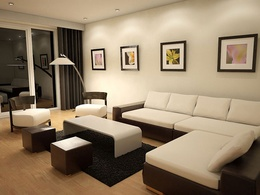
%> input picture AC_segmentation/salon.jpg, 260 x 195 px, shrunk from 680 x 510 before the run
$ octave AC_segmentation.m   (GNU Octave 9; MATLAB toolbox functions it lacks are replaced by stand-ins)
%> lines starting %> are read from the running program, lines starting %| are printed output that depends on the picture; in (x1, y1, x2, y2) boxes, pixels count from 0 and x2, y2 are one past the last pixel; in counts of white or black regions, pixels touching at a corner belong together; the program's own positions count from 1; long printed decimals are rounded
### AC_segmentation/Mlaplacien2.m
function [a0,M,N] = Mlaplacien2(n,order)
%approximation compacte de '-Delta' a l'ordre 4 + neumann homog�ne
% n : nombre de discr�tisation en espace
    h=1/(n+1);

if order == 4
    M=eye(n+2,n+2)+1/10*diag(ones(n+1,1),1)+1/10*diag(ones(n+1,1),-1);
    M=sparse(M);

    N=(-12/5*eye(n+2,n+2)+6/5*diag(ones(n+1,1),1)+6/5*diag(ones(n+1,1),-1));
    N(1,1)=-2681/480;
    N(1,2)=23/3;
    N(1,3)=-113/40;
    N(1,4)=13/15;
    N(1,5)=-59/480;
    N(end,end)=N(1,1);
    N(end,end-1)=N(1,2);
    N(end,end-2)=N(1,3);
    N(end,end-3)=N(1,4);
    N(end,end-4)=N(1,5);
    N=-N/(h^2);
    a0=33/(40*h*h);
else
    M=speye(n+2,n+2);
    N=2*sparse(eye(n+2,n+2))-diag(ones(n+1,1),1)-diag(ones(n+1,1),-1);
    N(1,1)=1; N(end,end)=1;
    N=N./(h^2);
    a0=1;


    A=sparse(diag(-2*ones(n+2,1))+diag(ones(n+1,1),1)+diag(ones(n+1,1),-1));
    A(1,2)=2; A(end,end-1)=2;
    N=-A./(h^2);
end

### AC_segmentation/fig_placier.m
function [] = fig_placier

% fig_placier; (ex position.m)
% Ce programme positionne les figures presentes dans l'ecran
%
% GGB 27-03-99, 2h12
% modif 16-08-2000 : tout ecran, autant de figures qu'il y en a
% adapt. s.felix, 2004.10
% modified 30-10-04 for pbg4 with screen 1280x854

set(0,'Units','normalized')
%Screen = get(0,'ScreenSize');
xyratio=0.6672;
Screen=[0 0 xyratio 1];

% quelles figures sont ouvertes ?
if nargin<3 fenetres = sort(get(0,'children')); end

% combien de lignes, combien de colonnes pour les repartir ?
n_fig = length(fenetres);
if n_fig <= 6 nfigrow = 2;
else nfigrow = ceil(sqrt(n_fig));
end
nfigcol = ceil(n_fig/nfigrow);

% l'ordre de "fenetres" est modifie pour que les figures soit disposees "dans l'ordre"
for k = 1:nfigrow-1
fenetres((k-1)*nfigcol+1:nfigcol+(k-1)*nfigcol) = fenetres(nfigcol+(k-1)*nfigcol:-1:(k-1)*nfigcol+1);
end
fenetres((nfigrow-1)*nfigcol+1:length(fenetres)) = fenetres(length(fenetres):-1:(nfigrow-1)*nfigcol+1);

% vecteur des positions
% Corrections pour ne pas que la fenetre sorte de l'ecran faite manuellement (_o_)
border = 0;
header = 0.09;
xoffset = 0; % offset 淌 partir de la gauche
yoffset = 0.0; % ofset 淌 partir du bas

hspace = Screen(3)/100;
vspace = Screen(4)/100;

WinWd = (Screen(3)-xoffset)/nfigcol-2*(border+hspace);
WinHt = (Screen(4)-yoffset)/nfigrow-(header+2*vspace);

for k = 1:n_fig
x = xyratio-(rem(k-1,nfigcol)+1)*(WinWd+2*border+hspace);
y = 1-((1+floor((k-1)/nfigcol))*(WinHt+2*border+vspace+header));
pos = [x y WinWd WinHt];
set(fenetres(k),'Units','normalized')
figure(fenetres(k));
set(fenetres(k),'Position',pos);
end

### AC_segmentation/AC_segmentation.m
clc;
clear all;
close all;

%% *** OPTIONS ************************************************************
film='no';
image='salon';

%% *** STABILITY DATA *****************************************************
ddt=10^-5;
epsilon=.01;
tau=50;
itermax=20;
lambda=90000;

%% *** TRAITEMENT DE L'IMAGE **********************************************
% lecture de l'image
RGB = imread([image '.jpg']);
%> RGB is the input picture: size 195x260x3 uint8; mean R, G, B 146.5, 128, 104.1
N=min(size(RGB(:,:,1)));
%> N = 195
RGB=RGB(1:N,1:N,1:3);
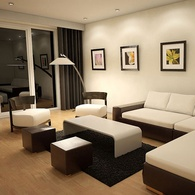
%> RGB: size 195x195x3 uint8; mean R, G, B 142.3, 123.6, 100.1
% calcul de l'image en n&b
Ig = im2double(rgb2gray(RGB));
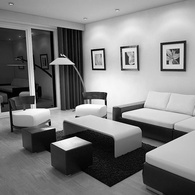
%> Ig: size 195x195 double; min 0, max 1, mean 0.496
m=min(min(Ig)); M=max(max(Ig));
%> after `m=min(min(Ig))`: m = 0
%> after `M=max(max(Ig))`: M = 1
f0=(Ig-m)./(M-m);
f0=reshape(f0,[],1);
I=2.*f0-1;


%% *** SPACE DATA *********************************************************
[~,id,AA] = Mlaplacien2(N-2,2);
%> in Mlaplacien2, `h=1/(n+1);`: h = 0.00515
%> in Mlaplacien2, `M=speye(n+2,n+2);`:
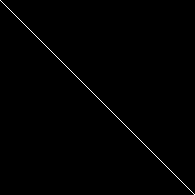
%> M: size 195x195 double; values 0 (black) and 1 (white), 0.51% white in thin lines or dots
%> in Mlaplacien2, `N(1,1)=1`:
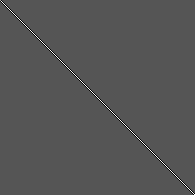
%> N: size 195x195 double; min -1, max 2, mean 2.63e-05; drawn with min black and max white
%> in Mlaplacien2, `N(end,end)=1`: N: size 195x195 double; under 0.01% of pixels changed, all inside (x1, y1, x2, y2) = (194, 194, 195, 195)
%> in Mlaplacien2, `A(1,2)=2`:
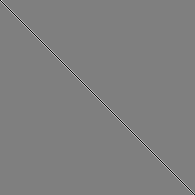
%> A: size 195x195 double; min -2, max 2, mean -2.63e-05; drawn with min black and max white
%> in Mlaplacien2, `A(end,end-1)=2`: A: size 195x195 double; under 0.01% of pixels changed, all inside (x1, y1, x2, y2) = (193, 194, 194, 195)
Ax=kron(AA,id);
Ay=kron(id,AA);
A=Ax+Ay;

[~,MM,NN] = Mlaplacien2(N-2,2);
Mx=kron(MM,id);
My=kron(id,MM);
P=Mx+My;

Nx=kron(NN,id);
Ny=kron(id,NN);
Q=Nx+Ny;

A4=P\Q;

ID=speye(size(Ax));

if strcmp(film,'yes')==1
    vidObj=VideoWriter([image '.avi']);
    open(vidObj);
    set(gca,'nextplot','replacechildren');
end

%% *** ITERATIONS *********************************************************
stabi(1)=1; iter=0;
while iter<itermax & stabi(end)>10^-4
    clc; disp([iter stabi(end)]);
    iter=iter+1;
    % *** Allen-Cahn non linear part
    num=I;
    denom=sqrt(exp(-2*ddt/(epsilon^2))+I.^2.*(1-exp(-2*ddt/(epsilon^2))));
    I1=num./denom;

    % *** Heat equation part
    Z=(ID+tau*ddt*A)\(-ddt*A4*I1);
    I3=I1+Z;

    % *** Segmentation part
    c1=sum(f0.*(1+I3))./sum(1+I3);
    c2=sum(f0.*(1-I3))./sum(1-I3);

    G=-lambda*((1+I3).*(f0-c1).^2-(1-I3).*(f0-c2).^2);
    Inew=I3-ddt*G;

    if strcmp(film,'yes') == 1
        Im=(I+1)/2;
        Is=reshape(Im,N,N);
        imshow(Is)
        title(['iteration : ' num2str(iter)]);

        currFrame = getframe;
        writeVideo(vidObj,currFrame);
    end

    maxi(iter)=max(max(I));
    mini(iter)=min(min(I));
    stabi(iter)=norm(Inew-I,'inf')./norm(I,'inf');
    time(iter)=iter*ddt;

    I=Inew;
end
%> this loop made 20 passes
%> (c1, c2) on passes 1 to 12: (0.671, 0.322), (0.678, 0.32), (0.686, 0.318), (0.692, 0.317), (0.698, 0.318), (0.701, 0.321), (0.702, 0.326), (0.699, 0.334), (0.693, 0.345), (0.684, 0.357), (0.671, 0.372), (0.656, 0.387)
%|    1.0000   0.1851
%|    2.0000   0.1777
%|    3.0000   0.1561
%|    4.0000   0.1237
%|    5.000   0.09045
%|    6.000   0.07517
%|    7.000   0.08984
%|    8.0000   0.1092
%> (further printed lines are left out)
%> after the loop, iter = 20; maxi = 20 values from 1 to 2.32; mini = 20 values, max -1 at index 1, min -2.52 at index 20, mean -2.11; stabi = 20 values, max 0.185 at index 1, min 0.0752 at index 6, mean 0.135; time = 20 values from 1e-05 to 0.0002

if strcmp(film,'yes') == 1
    close(vidObj);
end

%% *** IMAGES *************************************************************
Im=(I+1)/2;
Is=reshape(Im,N,N);
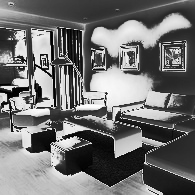
%> Is: size 195x195 double; min -0.761, max 1.66, mean 0.32; drawn with min black and max white

figure(1)
imshow(Is)
title('segmented image')

figure(2)
imshow(RGB)
title('original image')

figure(3)
imshow(Ig)
title('image b&w')

figure(4)
plot(time/ddt, maxi, time/ddt, mini)
legend('max','min')

figure(5)
semilogy(time/ddt, stabi)

fig_placier
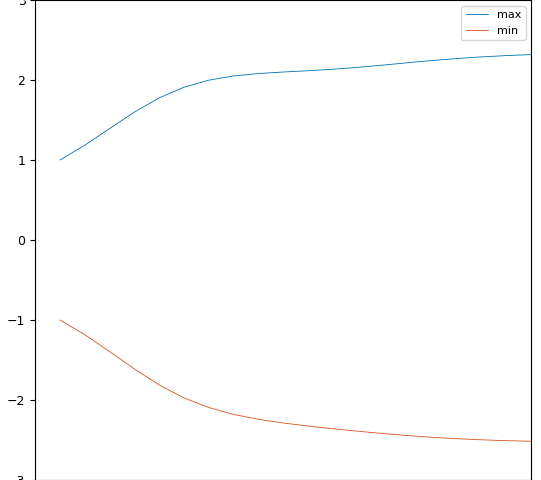
%> figure redrawn from the program's plot data; curve peaks at x = 20, y = 2.32; curve peaks at x = 1, y = -1

$ run again, with AC_segmentation/apples.jpg copied over AC_segmentation/salon.jpg
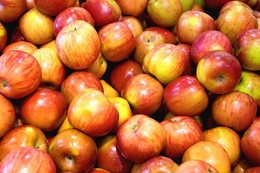
%> input picture AC_segmentation/apples.jpg, 260 x 173 px, shrunk from 1536 x 1024 before the run
%> RGB is the input picture: size 173x260x3 uint8; mean R, G, B 192.5, 105.8, 53
%> `N=min(size(RGB(:,:,1)));`: N = 173
%> RGB: size 173x173x3 uint8
%> m = 0.0157
%> `M=max(max(Ig))`: M = 0.996
%> h = 0.00581
%> in Mlaplacien2, `A(1,2)=2`:
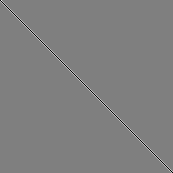
%> A: size 173x173 double; min -2, max 2, mean -3.34e-05; drawn with min black and max white
%> A: size 173x173 double; under 0.01% of pixels changed, all inside (x1, y1, x2, y2) = (171, 172, 172, 173)
%> the loop `while iter<itermax & stabi(end)>10^-4` made 20 passes
%> (c1, c2) on passes 1 to 8: (0.626, 0.367), (0.634, 0.361), (0.642, 0.355), (0.649, 0.35), (0.654, 0.347), (0.657, 0.346), (0.658, 0.347), (0.657, 0.349)
%> (printed output is left out)
%> after the loop `while iter<itermax & stabi(end)>10^-4`: iter = 20; maxi = 20 values from 1 to 2.42; mini = 20 values, max -1 at index 1, min -2.45 at index 20, mean -2.1; stabi = 20 values, max 0.249 at index 1, min 0.0412 at index 7, mean 0.0988; time = 20 values from 1e-05 to 0.0002
%> `fig_placier`:
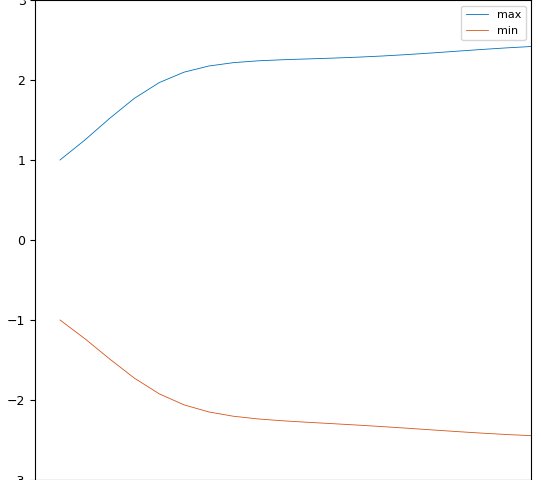
%> figure redrawn from the program's plot data; curve peaks at x = 20, y = 2.42; curve peaks at x = 1, y = -1

$ run again, with AC_segmentation/billiard.jpg copied over AC_segmentation/salon.jpg
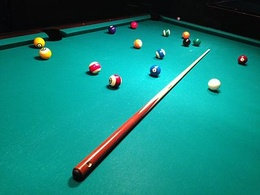
%> input picture AC_segmentation/billiard.jpg, 260 x 195 px, shrunk from 400 x 300 before the run
%> RGB is the input picture: size 195x260x3 uint8; mean R, G, B 19.9, 134.4, 125.6
%> `N=min(size(RGB(:,:,1)));`: N = 195
%> RGB: size 195x195x3 uint8
%> `Ig = im2double(rgb2gray(RGB));`:
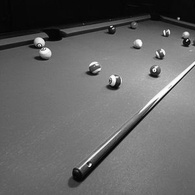
%> Ig: size 195x195 double; min 0.00784, max 0.996, mean 0.4
%> m = 0.00784
%> `M=max(max(Ig))`: M = 0.996
%> h = 0.00515
%> A: size 195x195 double; min -2, max 2, mean 0
%> the loop `while iter<itermax & stabi(end)>10^-4` made 20 passes
%> (c1, c2) on passes 1 to 8: (0.489, 0.337), (0.505, 0.331), (0.52, 0.328), (0.535, 0.326), (0.548, 0.325), (0.56, 0.326), (0.571, 0.328), (0.582, 0.33)
%> (printed output is left out)
%> after the loop `while iter<itermax & stabi(end)>10^-4`: iter = 20; maxi = 20 values, max 2.64 at index 7, min 1 at index 1, mean 2.22; mini = 20 values, max -1 at index 1, min -2.56 at index 20, mean -2.01; stabi = 20 values, max 0.461 at index 1, min 0.0361 at index 7, mean 0.116; time = 20 values from 1e-05 to 0.0002
%> `fig_placier`:
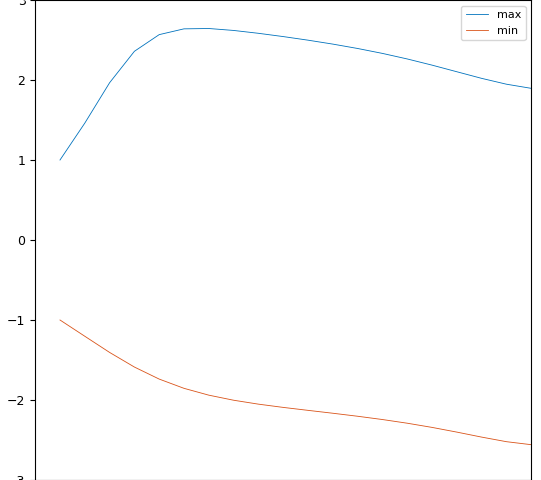
%> figure redrawn from the program's plot data; curve peaks at x = 7, y = 2.64; curve peaks at x = 1, y = -1
